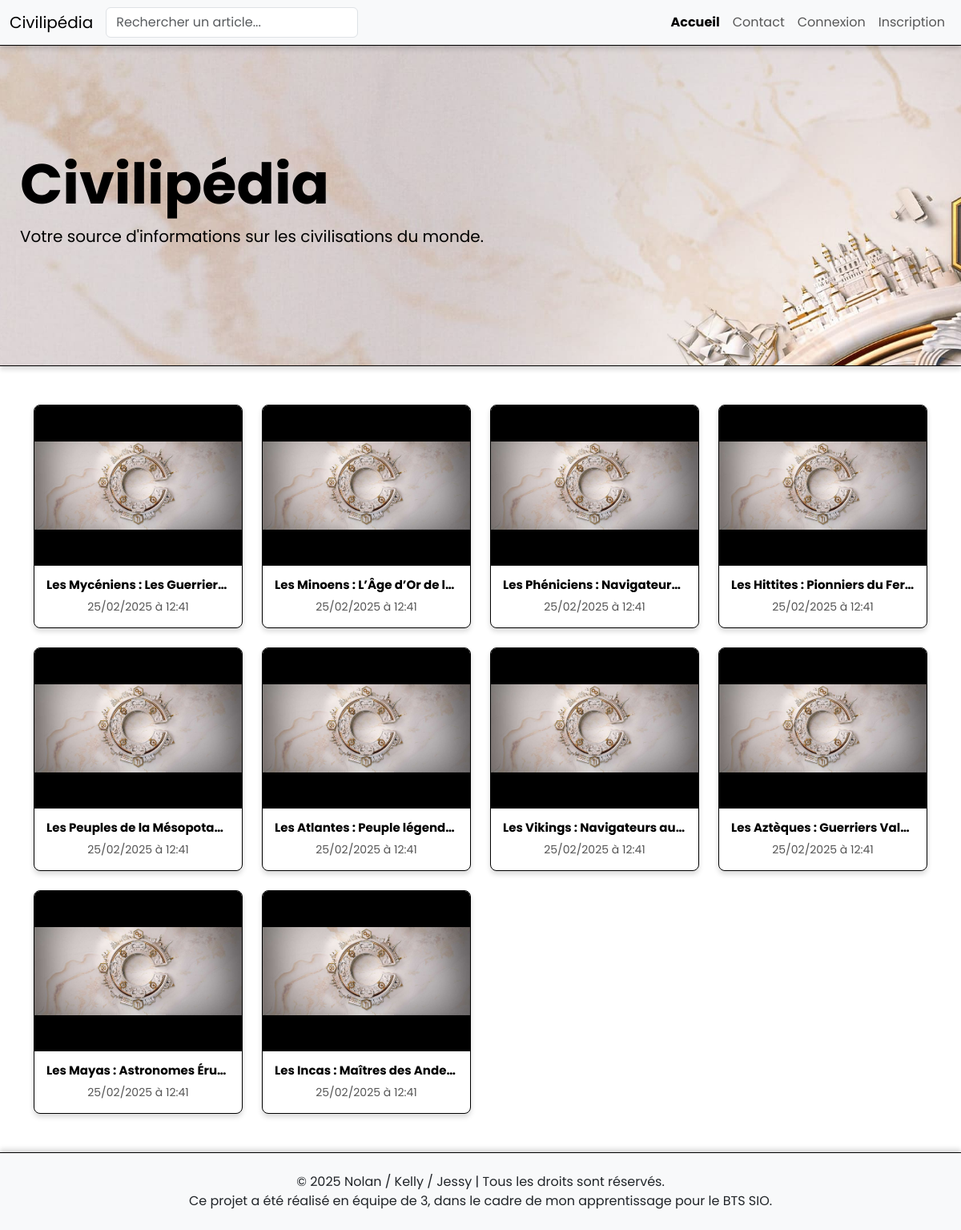
The app's page /home.php with its own data.
### tables this page shows
CREATE TABLE IF NOT EXISTS article (
    id INT AUTO_INCREMENT PRIMARY KEY,
    title VARCHAR(255) NOT NULL,
    content TEXT NOT NULL,
    created_at DATETIME NOT NULL,
    updated_at DATETIME NULL,
    firstAuthor INT NOT NULL,
    user_id INT NOT NULL,
    FOREIGN KEY (firstAuthor) REFERENCES user(id) ON DELETE CASCADE,
    FOREIGN KEY (user_id) REFERENCES user(id) ON DELETE CASCADE
);

### src/model/ArtModel/postArtModel.php (called while the page is built, shortened)
<?php
class ArtPostModel
{
    public function getArticleImage(PDO $bdd, $articleID)
    {
        $query = $bdd->prepare('SELECT url FROM image WHERE article_id = :article_id LIMIT 1');
        $query->execute(['article_id' => $articleID]);
        return $query->fetch(PDO::FETCH_ASSOC);
    }
    public function getAllArt(PDO $bdd) {
        $state = $bdd->prepare("SELECT * FROM article ORDER BY id DESC");
        $state->execute();
        return $state->fetchAll();
    }
}

### home.php (the view, shortened to what this page needs)
<?php
include_once 'checkBanned.php';
include_once 'src/model/ArtModel/postArtModel.php';
$artPostModel = new ArtPostModel();
$articles = $artPostModel->getAllArt($bdd);
?>
<!DOCTYPE html>
<html lang="fr">
<head>
    <?php include 'src/component/head.php'; ?>
    <link rel="stylesheet" href="css/homeStyle.css" />
</head>
<body>
    <?php include 'src/component/navbar.php' ?>
    <header class="header">
        <div class="text">
            <h1>Civilipédia</h1>
            <p>Votre source d'informations sur les civilisations du monde.</p>
        </div>
    </header>
    <section class="container my-5">
        <div class="row g-4">
            <?php foreach ($articles as $article) {
                $artPostModel = new ArtPostModel();
                $imageData = $artPostModel->getArticleImage($bdd, $article['id']);
                $imageUrl = $imageData['url'] ?? 'assets/img/imgDefault.jpg';
            ?>
                <div class="col-12 col-sm-6 col-md-4 col-lg-3">
                    <a href="templateArt.php?articleID=<?php echo $article['id']; ?>" class="readArt">
                        <div class="article-card">
                            <div class="image_contenu">
                                <img src="<?= htmlspecialchars($imageUrl) ?>" alt="Image de l'article">
                            </div>
                            <div class="content">
                                <h3><?php echo htmlspecialchars($article['title']); ?></h3>
                                <span class="date">
                                    <?= empty($article['updated_at'])
                                        ? date("d/m/Y à H:i", strtotime($article['created_at']))
                                        : date("d/m/Y à H:i", strtotime($article['updated_at'])) ?>
                                </span>
                            </div>
                        </div>
                    </a>
                </div>
            <?php } ?>
        </div>
    </section>
    <?php include 'src/component/footer.php' ?>
</body>
</html>

### src/component/head.php (shortened to what this page needs)
   <link href="https://cdn.jsdelivr.net/npm/bootstrap@5.3.3/dist/css/bootstrap.min.css" rel="stylesheet"
/>
   <link rel="stylesheet" href="https://cdnjs.cloudflare.com/ajax/libs/font-awesome/6.0.0-beta3/css/all.min.css">
   <link rel="stylesheet" href="css/baseStyle.css" />

### src/component/navbar.php (shortened to what this page needs)
<?php
$current_page = basename($_SERVER['PHP_SELF']);
?>
<nav class="navbar navbar-expand-xl navbar-light bg-light fixed-top custom-navbar">
    <div class="container-fluid">
        <a href="home.php">
            <span class="navbar-brand">Civilipédia</span>
        </a>
        <div class="collapse navbar-collapse justify-content-between" id="navbarNav">
            <form class="d-flex position-relative" role="search">
                <input class="form-control me-2" type="search" placeholder="Rechercher un article..." aria-label="Search" id="searchInput" autocomplete="off">
            </form>
            <ul class="navbar-nav mb-2 mb-lg-0">
                <li class="nav-item">
                    <a class="nav-link custom-nav-link <?php echo ($current_page == 'home.php') ? 'active text-primary' : ''; ?>" href="home.php">Accueil</a>
                </li>
                <li class="nav-item">
                    <a class="nav-link custom-nav-link <?php echo ($current_page == 'contact.php') ? 'active text-primary' : ''; ?>" href="contact.php">Contact</a>
                </li>
                <?php if (!empty($_SESSION['userID'])): ?>
                    <li class="nav-item">
                        <a class="nav-link custom-nav-link <?php echo ($current_page == 'createArt.php') ? 'active text-primary' : ''; ?>" href="createArt.php">Publier un article</a>
                    </li>
                    <li class="nav-item">
                        <a class="nav-link text-danger" href="src/control/UserControl/logout.php" title="Déconnexion">Déconnexion</a>
                    </li>
                <?php else: ?>
                    <li class="nav-item">
                        <a class="nav-link custom-nav-link <?php echo ($current_page == 'login.php') ? 'active text-primary' : ''; ?>" href="login.php">Connexion</a>
                    </li>
                    <li class="nav-item">
                        <a class="nav-link custom-nav-link <?php echo ($current_page == 'register.php') ? 'active text-primary' : ''; ?>" href="register.php">Inscription</a>
                    </li>
                <?php endif; ?>
            </ul>
        </div>
    </div>
</nav>

### src/component/footer.php (shortened to what this page needs)
<footer class="bg-light text-dark py-4 custom-footer">
    <div class="container text-center">
        <p class="mb-0">
            &copy;
            <?php
            echo date("Y");
            ?>
            Nolan / Kelly / Jessy | Tous les droits sont réservés. <br />
            Ce projet a été réalisé en équipe de 3, dans le cadre de mon apprentissage pour le BTS SIO.
        </p>
    </div>
</footer>

### css/baseStyle.css (style rules this page uses)
* { margin: 0; padding: 0; box-sizing: border-box; text-decoration: none; list-style: none; font-family: "Poppins", sans-serif; }
.custom-navbar { position: sticky; top: 0; z-index: 1000; border-bottom: 1px solid black; box-shadow: 0 4px 6px rgba(0, 0, 0, 0.15); }
.custom-navbar a { text-decoration: none; }
.navbar-nav .custom-nav-link.active { font-weight: bold; color: black !important; }
.custom-footer { border-top: 1px solid #000; box-shadow: 0 -4px 6px rgba(0, 0, 0, 0.15); z-index: 1020; }
#searchInput { width: 90%; }

### css/homeStyle.css (style rules this page uses)
.header { place-content: center; background: url(../assets/img/imgPrincipal.jpg) no-repeat center center fixed; background-size: cover; background-attachment: fixed; height: 50vh; border-bottom: 1px solid black; box-shadow: 0 4px 6px rgba(0, 0, 0, 0.15); }
.header .text { padding-left: 25px; }
.header .text h1 { color: black; font-weight: bold; font-size: 70px; }
.header .text p { color: black; font-size: 20px; }
.article-card { background-color: white; border-radius: 8px; overflow: hidden; transition: transform 0.2s ease; display: flex; flex-direction: column; border: 1px solid black; box-shadow: 0 4px 6px rgba(0, 0, 0, 0.15); }
.image_contenu { display: flex; align-items: center; height: 200px; overflow: hidden; background-color: black; }
.image_contenu img { width:100%; object-fit: scale-down; }
.article-card .content { padding: 15px; display: flex; flex-direction: column; place-content: center; text-align: center; }
.article-card h3 { font-size: 15px; font-weight: 700; text-align: center; color: black; white-space: nowrap; overflow: hidden; text-overflow: ellipsis; max-width: 100%; }
.article-card .date { color: #555; font-size: 14px; }
.readArt { text-decoration: none; }

### records on screen
article: title "Les Mycéniens : Les Guerrier…", created_at "25/02/2025 à 12:41"
article: title "Les Minoens : L’Âge d’Or de l…", created_at "25/02/2025 à 12:41"
article: title "Les Phéniciens : Navigateur…", created_at "25/02/2025 à 12:41"
article: title "Les Hittites : Pionniers du Fer…", created_at "25/02/2025 à 12:41"
article: title "Les Peuples de la Mésopota…", created_at "25/02/2025 à 12:41"
article: title "Les Atlantes : Peuple légend…", created_at "25/02/2025 à 12:41"
article: title "Les Vikings : Navigateurs au…", created_at "25/02/2025 à 12:41"
article: title "Les Aztèques : Guerriers Val…", created_at "25/02/2025 à 12:41"
article: title "Les Mayas : Astronomes Éru…", created_at "25/02/2025 à 12:41"
article: title "Les Incas : Maîtres des Ande…", created_at "25/02/2025 à 12:41"
